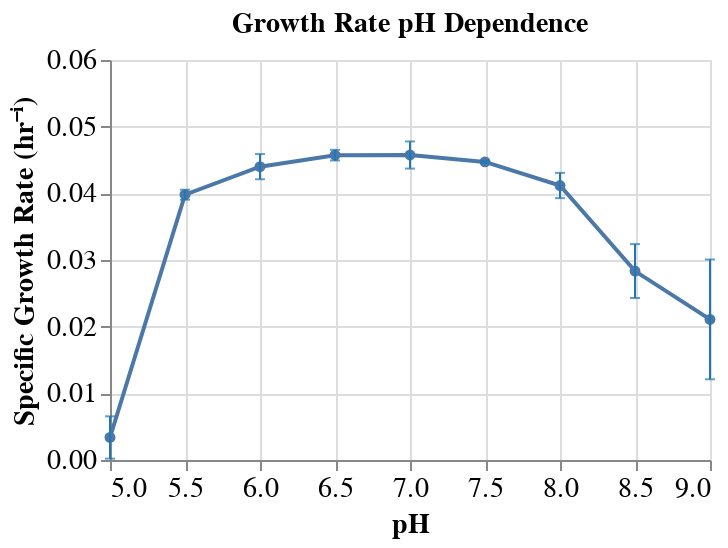

Here is the notebook cell this chart was saved with:
### Code cell
point = alt.Chart(data=growth_rate_df[growth_rate_df.Method=='Cell-count-based']).mark_line(point=True).encode(
    alt.X('pH:Q', scale=alt.Scale(domain=[5,9])),
    alt.Y('mean(Growth_rate):Q', scale=alt.Scale(domain=[0,0.06]), title='Specific Growth Rate (hr\u207B\u2071)'))

error_bar = alt.Chart(data=growth_rate_df[growth_rate_df.Method=='Cell-count-based']).mark_errorbar(extent='stdev', color=alt.HexColor('#1f77b4'), ticks=True).encode(
    alt.X('pH:Q'),
    alt.Y('Growth_rate:Q', title='Specific Growth Rate (hr\u207B\u2071)'))

figure = (point + error_bar).properties(width=300, height=200, title='Growth Rate pH Dependence').configure_axis(
    labelFontSize=14, titleFontSize=14).configure_title(fontSize=14).configure_legend(labelFontSize=14, titleFontSize=14)
figure.save('figures/pH_growth_rate.svg')
figure

### Figure 1 — Vega-Lite specification as saved in the notebook (floating-point values rounded to 4 significant figures)
{"config": {"view": {"continuousWidth": 300, "continuousHeight": 300}, "axis": {"labelFontSize": 14, "titleFontSize": 14}, "legend": {"labelFontSize": 14, "titleFontSize": 14}, "title": {"fontSize": 14}}, "layer": [{"data": {"name": "data-8ffdde81eb9c9f543d3817c6f3998ab3"}, "mark": {"type": "line", "point": true}, "encoding": {"x": {"field": "pH", "scale": {"domain": [5, 9]}, "type": "quantitative"}, "y": {"aggregate": "mean", "field": "Growth_rate", "scale": {"domain": [0, 0.06]}, "title": "Specific Growth Rate (hr⁻ⁱ)", "type": "quantitative"}}}, {"data": {"name": "data-8ffdde81eb9c9f543d3817c6f3998ab3"}, "mark": {"type": "errorbar", "color": "#1f77b4", "extent": "stdev", "ticks": true}, "encoding": {"x": {"field": "pH", "type": "quantitative"}, "y": {"field": "Growth_rate", "title": "Specific Growth Rate (hr⁻ⁱ)", "type": "quantitative"}}}], "height": 200, "title": "Growth Rate pH Dependence", "width": 300, "$schema": "https://vega.github.io/schema/vega-lite/v5.8.0.json", "datasets": {"data-8ffdde81eb9c9f543d3817c6f3998ab3": [{"pH": 5.0, "Replicate": 1, "Growth_rate": 0.004331, "Method": "Cell-count-based"}, {"pH": 5.0, "Replicate": 2, "Growth_rate": -0.0001638, "Method": "Cell-count-based"}, {"pH": 5.0, "Replicate": 3, "Growth_rate": 0.005966, "Method": "Cell-count-based"}, {"pH": 5.5, "Replicate": 1, "Growth_rate": 0.03894, "Method": "Cell-count-based"}, {"pH": 5.5, "Replicate": 2, "Growth_rate": 0.04014, "Method": "Cell-count-based"}, {"pH": 5.5, "Replicate": 3, "Growth_rate": 0.0403, "Method": "Cell-count-based"}, {"pH": 6.0, "Replicate": 1, "Growth_rate": 0.04273, "Method": "Cell-count-based"}, {"pH": 6.0, "Replicate": 2, "Growth_rate": 0.04311, "Method": "Cell-count-based"}, {"pH": 6.0, "Replicate": 3, "Growth_rate": 0.04617, "Method": "Cell-count-based"}, {"pH": 6.5, "Replicate": 1, "Growth_rate": 0.04569, "Method": "Cell-count-based"}, {"pH": 6.5, "Replicate": 2, "Growth_rate": 0.04494, "Method": "Cell-count-based"}, {"pH": 6.5, "Replicate": 3, "Growth_rate": 0.04654, "Method": "Cell-count-based"}, {"pH": 7.0, "Replicate": 1, "Growth_rate": 0.04637, "Method": "Cell-count-based"}, {"pH": 7.0, "Replicate": 2, "Growth_rate": 0.04741, "Method": "Cell-count-based"}, {"pH": 7.0, "Replicate": 3, "Growth_rate": 0.04348, "Method": "Cell-count-based"}, {"pH": 7.5, "Replicate": 1, "Growth_rate": 0.04474, "Method": "Cell-count-based"}, {"pH": 7.5, "Replicate": 2, "Growth_rate": 0.04457, "Method": "Cell-count-based"}, {"pH": 7.5, "Replicate": 3, "Growth_rate": 0.04483, "Method": "Cell-count-based"}, {"pH": 8.0, "Replicate": 1, "Growth_rate": 0.04117, "Method": "Cell-count-based"}, {"pH": 8.0, "Replicate": 2, "Growth_rate": 0.04307, "Method": "Cell-count-based"}, {"pH": 8.0, "Replicate": 3, "Growth_rate": 0.03928, "Method": "Cell-count-based"}, {"pH": 8.5, "Replicate": 1, "Growth_rate": 0.0237, "Method": "Cell-count-based"}, {"pH": 8.5, "Replicate": 2, "Growth_rate": 0.0311, "Method": "Cell-count-based"}, {"pH": 8.5, "Replicate": 3, "Growth_rate": 0.03022, "Method": "Cell-count-based"}, {"pH": 9.0, "Replicate": 1, "Growth_rate": 0.0305, "Method": "Cell-count-based"}, {"pH": 9.0, "Replicate": 2, "Growth_rate": 0.02016, "Method": "Cell-count-based"}, {"pH": 9.0, "Replicate": 3, "Growth_rate": 0.0126, "Method": "Cell-count-based"}]}}
